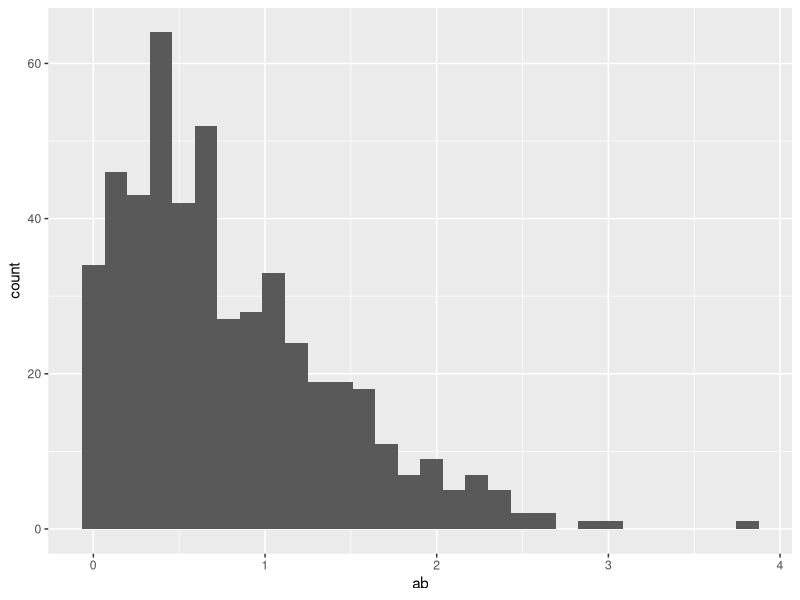

Generate this figure with R:
## ---- chunk 1
set.seed(1)
samp=rnorm(5,mean = 1)
length(samp)

eval=FALSE
## ---- chunk 2
library(tidyverse)
r_ss<-tibble(
  ss = rnorm(500),
  l_zero = ss>0,
  ab = abs(ss)
)

ggplot(r_ss,aes(x=ab))+geom_histogram()
median_ss=median(pull(r_ss,ss))


## ---- chunk 3

